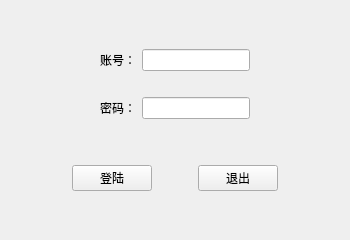
<?xml version="1.0" encoding="UTF-8"?>
<ui version="4.0">
 <class>MainWindow</class>
 <widget class="QMainWindow" name="MainWindow">
  <property name="geometry">
   <rect>
    <x>0</x>
    <y>0</y>
    <width>350</width>
    <height>240</height>
   </rect>
  </property>
  <property name="sizePolicy">
   <sizepolicy hsizetype="Preferred" vsizetype="Preferred">
    <horstretch>0</horstretch>
    <verstretch>0</verstretch>
   </sizepolicy>
  </property>
  <property name="minimumSize">
   <size>
    <width>350</width>
    <height>240</height>
   </size>
  </property>
  <property name="maximumSize">
   <size>
    <width>350</width>
    <height>240</height>
   </size>
  </property>
  <property name="windowTitle">
   <string>登陆窗口</string>
  </property>
  <widget class="QWidget" name="centralwidget">
   <layout class="QVBoxLayout" name="verticalLayout">
    <item>
     <spacer name="verticalSpacer">
      <property name="orientation">
       <enum>Qt::Vertical</enum>
      </property>
      <property name="sizeHint" stdset="0">
       <size>
        <width>20</width>
        <height>40</height>
       </size>
      </property>
     </spacer>
    </item>
    <item>
     <widget class="QWidget" name="widget_4" native="true">
      <property name="sizePolicy">
       <sizepolicy hsizetype="Preferred" vsizetype="Fixed">
        <horstretch>0</horstretch>
        <verstretch>30</verstretch>
       </sizepolicy>
      </property>
      <layout class="QGridLayout" name="gridLayout">
       <property name="leftMargin">
        <number>0</number>
       </property>
       <property name="topMargin">
        <number>0</number>
       </property>
       <property name="rightMargin">
        <number>0</number>
       </property>
       <property name="bottomMargin">
        <number>0</number>
       </property>
       <item row="0" column="2">
        <widget class="QLineEdit" name="lineEdit"/>
       </item>
       <item row="0" column="3">
        <spacer name="horizontalSpacer_5">
         <property name="orientation">
          <enum>Qt::Horizontal</enum>
         </property>
         <property name="sizeHint" stdset="0">
          <size>
           <width>40</width>
           <height>20</height>
          </size>
         </property>
        </spacer>
       </item>
       <item row="0" column="1">
        <widget class="QLabel" name="label">
         <property name="text">
          <string>账号：</string>
         </property>
        </widget>
       </item>
       <item row="2" column="1">
        <widget class="QLabel" name="label_2">
         <property name="text">
          <string>密码：</string>
         </property>
        </widget>
       </item>
       <item row="2" column="2">
        <widget class="QLineEdit" name="lineEdit_2">
         <property name="echoMode">
          <enum>QLineEdit::Password</enum>
         </property>
        </widget>
       </item>
       <item row="0" column="0">
        <spacer name="horizontalSpacer_4">
         <property name="orientation">
          <enum>Qt::Horizontal</enum>
         </property>
         <property name="sizeHint" stdset="0">
          <size>
           <width>40</width>
           <height>20</height>
          </size>
         </property>
        </spacer>
       </item>
       <item row="1" column="2">
        <spacer name="verticalSpacer_3">
         <property name="orientation">
          <enum>Qt::Vertical</enum>
         </property>
         <property name="sizeType">
          <enum>QSizePolicy::Fixed</enum>
         </property>
         <property name="sizeHint" stdset="0">
          <size>
           <width>20</width>
           <height>20</height>
          </size>
         </property>
        </spacer>
       </item>
      </layout>
     </widget>
    </item>
    <item>
     <spacer name="verticalSpacer_4">
      <property name="orientation">
       <enum>Qt::Vertical</enum>
      </property>
      <property name="sizeHint" stdset="0">
       <size>
        <width>20</width>
        <height>40</height>
       </size>
      </property>
     </spacer>
    </item>
    <item>
     <widget class="QWidget" name="widget_3" native="true">
      <layout class="QHBoxLayout" name="horizontalLayout_3">
       <property name="leftMargin">
        <number>0</number>
       </property>
       <property name="topMargin">
        <number>0</number>
       </property>
       <property name="rightMargin">
        <number>0</number>
       </property>
       <property name="bottomMargin">
        <number>0</number>
       </property>
       <item>
        <spacer name="horizontalSpacer">
         <property name="orientation">
          <enum>Qt::Horizontal</enum>
         </property>
         <property name="sizeHint" stdset="0">
          <size>
           <width>40</width>
           <height>20</height>
          </size>
         </property>
        </spacer>
       </item>
       <item>
        <widget class="QPushButton" name="pushButton">
         <property name="text">
          <string>登陆</string>
         </property>
        </widget>
       </item>
       <item>
        <spacer name="horizontalSpacer_3">
         <property name="orientation">
          <enum>Qt::Horizontal</enum>
         </property>
         <property name="sizeType">
          <enum>QSizePolicy::Fixed</enum>
         </property>
         <property name="sizeHint" stdset="0">
          <size>
           <width>40</width>
           <height>20</height>
          </size>
         </property>
        </spacer>
       </item>
       <item>
        <widget class="QPushButton" name="pushButton_2">
         <property name="text">
          <string>退出</string>
         </property>
        </widget>
       </item>
       <item>
        <spacer name="horizontalSpacer_2">
         <property name="orientation">
          <enum>Qt::Horizontal</enum>
         </property>
         <property name="sizeHint" stdset="0">
          <size>
           <width>40</width>
           <height>20</height>
          </size>
         </property>
        </spacer>
       </item>
      </layout>
     </widget>
    </item>
    <item>
     <spacer name="verticalSpacer_2">
      <property name="orientation">
       <enum>Qt::Vertical</enum>
      </property>
      <property name="sizeHint" stdset="0">
       <size>
        <width>20</width>
        <height>40</height>
       </size>
      </property>
     </spacer>
    </item>
   </layout>
  </widget>
 </widget>
 <resources/>
 <connections/>
</ui>
